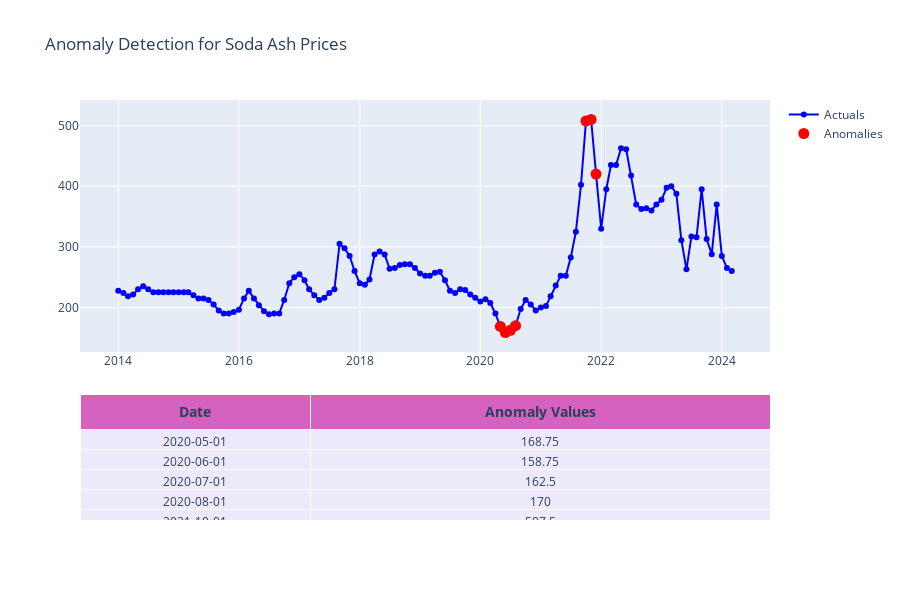

This figure's notebook cell:
### Code cell
df_plot = detect_anomalies(df_sub, 'Target_SodaAshLightChinaSpotExportAverageFOBChinaUSperMetricTon')

plot_anomalies(df_sub, 'Period', 'Target_SodaAshLightChinaSpotExportAverageFOBChinaUSperMetricTon', 'anomaly', 'Anomaly Detection for Soda Ash Prices')
